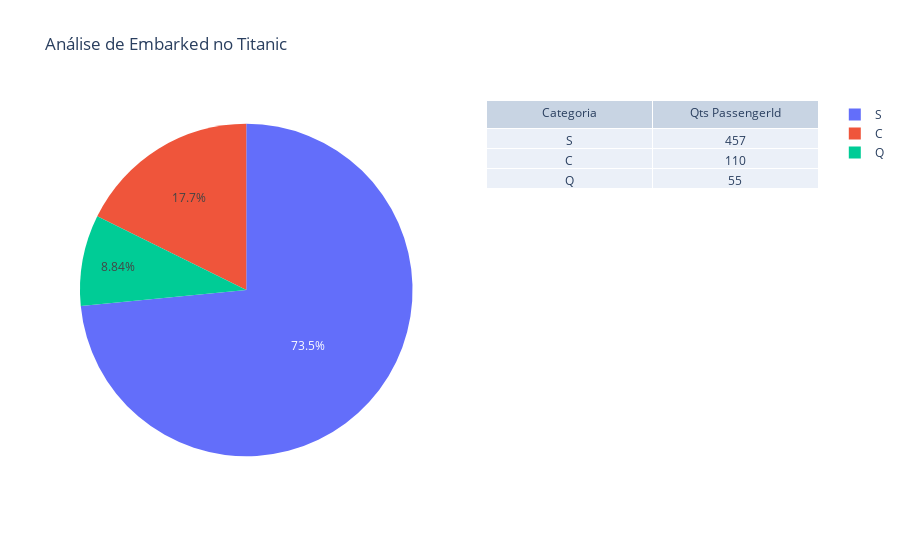

Notebook source saved alongside this figure:
### Code cell
analise_univariavel(dt_train_Expl,"Embarked")

### Figure 1 — Plotly figure (JSON) as saved in the notebook; plotly's stock layout.template omitted (floating-point values rounded to 4 significant figures)
{"data": [{"domain": {"x": [0, 0.45], "y": [0, 1]}, "labels": ["S", "C", "Q"], "type": "pie", "values": [457, 110, 55]}, {"cells": {"values": [["S", "C", "Q"], [457, 110, 55]]}, "domain": {"x": [0.55, 1], "y": [0, 1]}, "header": {"values": ["Categoria", "Qts PassengerId"]}, "type": "table"}], "layout": {"title": {"text": "Análise de Embarked no Titanic"}}}
